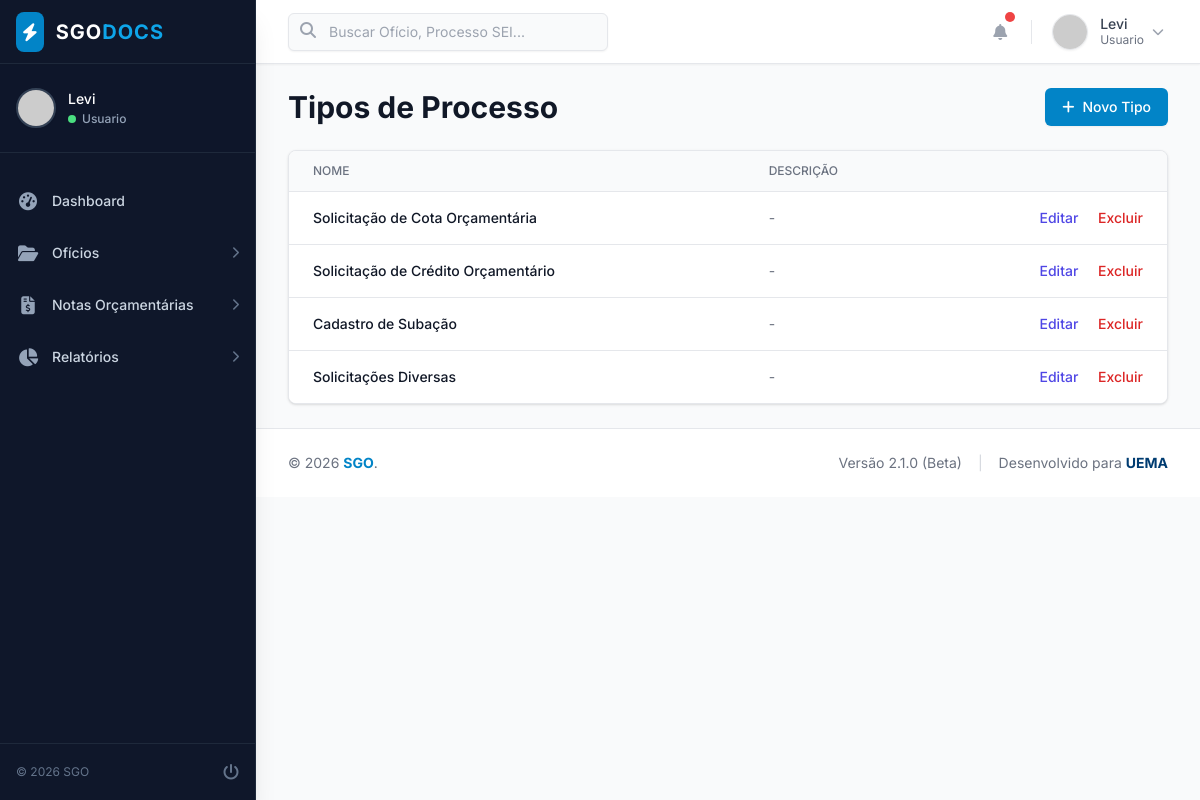
Screenshot of /admin/tipos (signed in) with the database file from the repository.
### app/models.py (models this page shows, shortened)
class User(UserMixin, db.Model):
    __tablename__ = 'users'
    id = db.Column(db.Integer, primary_key=True)
    nome = db.Column(db.String(100), nullable=False)
    email = db.Column(db.String(120), unique=True, nullable=False, index=True)
    password_hash = db.Column(db.String(256), nullable=False)
    perfil = db.Column(db.String(20), default='Usuario', nullable=False)
    ativo = db.Column(db.Boolean, default=True)
    created_at = db.Column(db.DateTime, default=datetime.datetime.now)
    updated_at = db.Column(db.DateTime, onupdate=datetime.datetime.now)
    oficios_criados = db.relationship('Oficio', backref='criador', lazy=True)
    setores_permitidos = db.relationship('Setor', secondary=usuario_setor, backref=db.backref('usuarios_vinculados', lazy='dynamic'))
    @property
    def password(self):
        """Impede a leitura direta da senha."""
        raise AttributeError('A senha não é um atributo legível!')

class TipoProcesso(db.Model):
    __tablename__ = 'tipos_processo'
    id = db.Column(db.Integer, primary_key=True)
    nome = db.Column(db.String(100), nullable=False, unique=True)
    descricao = db.Column(db.String(255), nullable=True)
    oficios = db.relationship('Oficio', backref='tipo_processo', lazy=True)

### app/routes.py (the view)
@bp_admin.route('/tipos')
@login_required
def tipos_list():
    tipos = TipoProcesso.query.all()
    return render_template('admin/tipos_list.html', tipos=tipos)

### app/models.py (called while the page is built)
    def tempo_atras(self):
        diff = datetime.datetime.now() - self.created_at
        segundos = diff.total_seconds()
        if segundos < 60:
            return "Agora mesmo"
        elif segundos < 3600:
            minutos = int(segundos / 60)
            return f"Há {minutos} min"
        elif segundos < 86400:
            horas = int(segundos / 3600)
            return f"Há {horas} h"
        else:
            dias = int(segundos / 86400)
            return f"Há {dias} dias"

### app/routes.py (called while the page is built)
@bp_main.app_context_processor
def inject_globals():
    config = Configuracao.query.first()
    if not config:
        config = Configuracao(
            nome_sistema='SGO',
            sigla_orgao='UEMA',
            logo_url='https://upload.wikimedia.org/wikipedia/commons/2/20/Bras%C3%A3o_UEMA.png'
        )
    try:
        notificacoes = Notificacao.query.order_by(Notificacao.created_at.desc()).limit(5).all()
        novas_count = len(notificacoes)
    except:
        notificacoes = []
        novas_count = 0
    return dict(
        config_sistema=config,
        current_year=datetime.now().year,
        notificacoes_nav=notificacoes,
        notificacoes_count=novas_count
    )

### app/templates/admin/tipos_list.html (shortened to what this page needs)
{% extends "base/base.html" %}
{% block content %}
<div class="max-w-5xl mx-auto">
    <div class="md:flex md:items-center md:justify-between mb-6">
        <div class="flex-1 min-w-0">
            <h2 class="text-2xl font-bold leading-7 text-gray-900 sm:text-3xl sm:truncate">Tipos de Processo</h2>
        </div>
        <div class="mt-4 flex md:mt-0 md:ml-4">
            <a href="{{ url_for('admin.tipo_create') }}" class="ml-3 inline-flex items-center px-4 py-2 border border-transparent rounded-md shadow-sm text-sm font-medium text-white bg-brand-600 hover:bg-brand-700">
                <i class="fas fa-plus mr-2"></i> Novo Tipo
            </a>
        </div>
    </div>
    <div class="bg-white shadow overflow-hidden sm:rounded-lg border border-gray-200">
        <table class="min-w-full divide-y divide-gray-200">
            <thead class="bg-gray-50">
                <tr>
                    <th class="px-6 py-3 text-left text-xs font-medium text-gray-500 uppercase">Nome</th>
                    <th class="px-6 py-3 text-left text-xs font-medium text-gray-500 uppercase">Descrição</th>
                    <th class="relative px-6 py-3"><span class="sr-only">Ações</span></th>
                </tr>
            </thead>
            <tbody class="bg-white divide-y divide-gray-200">
                {% for tipo in tipos %}
                <tr class="hover:bg-gray-50">
                    <td class="px-6 py-4 whitespace-nowrap text-sm font-medium text-gray-900">{{ tipo.nome }}</td>
                    <td class="px-6 py-4 text-sm text-gray-500">{{ tipo.descricao or '-' }}</td>
                    <td class="px-6 py-4 whitespace-nowrap text-right text-sm font-medium">
                        <a href="{{ url_for('admin.tipo_edit', id=tipo.id) }}" class="text-indigo-600 hover:text-indigo-900 mr-4">Editar</a>
                        <form action="{{ url_for('admin.tipo_delete', id=tipo.id) }}" method="POST" onsubmit="return confirm('Excluir este tipo?');" class="inline">
                            <button type="submit" class="text-red-600 hover:text-red-900 bg-transparent border-0 p-0 cursor-pointer">Excluir</button>
                        </form>
                    </td>
                </tr>
                {% else %}
                <tr><td colspan="3" class="px-6 py-4 text-center text-gray-500">Nenhum tipo cadastrado.</td></tr>
                {% endfor %}
            </tbody>
        </table>
    </div>
</div>
{% endblock %}

### app/templates/base/sidebar.html (shortened to what this page needs)
<div class="flex flex-col h-full bg-slate-900 border-r border-slate-800">
    <div class="flex items-center justify-between h-16 flex-shrink-0 px-4 bg-slate-900 border-b border-slate-800 shadow-sm">
        <a href="{{ url_for('main.index') }}" class="flex items-center group">
            <div class="bg-brand-600 rounded-lg p-1.5 mr-3 group-hover:bg-brand-500 transition-colors">
                <i class="fas fa-bolt text-white text-lg"></i>
            </div>
            <span class="text-white font-bold text-xl tracking-wider font-sans">
                SGO<span class="text-brand-500">DOCS</span>
            </span>
        </a>
    </div>
    {% if current_user.is_authenticated %}
    <div class="px-4 py-6 border-b border-slate-800 bg-slate-900/50">
        <div class="flex items-center">
            <div class="flex-shrink-0">
                <img class="h-10 w-10 rounded-full border-2 border-slate-700 shadow-sm"
                     src="https://ui-avatars.com/api/?name={{ current_user.nome }}&background=0ea5e9&color=fff&bold=true"
                     alt="Avatar">
            </div>
            <div class="ml-3 overflow-hidden">
                <p class="text-sm font-medium text-white truncate max-w-[140px]" title="{{ current_user.nome }}">
                    {{ current_user.nome.split()[0] }}
                </p>
                <div class="flex items-center mt-0.5">
                    <span class="block h-2 w-2 rounded-full bg-green-400 mr-1.5 ring-1 ring-slate-900"></span>
                    <p class="text-xs font-medium text-slate-400 truncate">
                        {{ current_user.perfil }}
                    </p>
                </div>
            </div>
        </div>
    </div>
    {% endif %}
    <nav class="flex-1 px-2 py-6 space-y-1 overflow-y-auto scrollbar-thin scrollbar-thumb-slate-700 scrollbar-track-transparent">
        <a href="{{ url_for('main.index') }}"
           class="group flex items-center px-2 py-2.5 text-sm font-medium rounded-md transition-all duration-200
           {% if request.endpoint and request.endpoint == 'main.index' %}
             bg-brand-600 text-white shadow-lg shadow-brand-900/50
           {% else %}
             text-slate-300 hover:bg-slate-800 hover:text-white
           {% endif %}">
            <i class="fas fa-tachometer-alt mr-3 w-6 text-center text-lg
                {% if request.endpoint and request.endpoint == 'main.index' %} text-white {% else %} text-slate-400 group-hover:text-white {% endif %}">
            </i>
            Dashboard
        </a>
        <div x-data="{ expanded: {{ 'true' if request.endpoint and 'oficios' in request.endpoint else 'false' }} }" class="space-y-1">
            <button @click="expanded = !expanded"
                    type="button"
                    class="w-full group flex items-center justify-between px-2 py-2.5 text-sm font-medium rounded-md transition-colors text-slate-300 hover:bg-slate-800 hover:text-white focus:outline-none">
                <div class="flex items-center">
                    <i class="fas fa-folder-open mr-3 w-6 text-center text-lg text-slate-400 group-hover:text-white transition-colors"></i>
                    Ofícios
                </div>
                <i class="fas fa-chevron-right text-xs text-slate-500 transition-transform duration-200"
                    :class="expanded ? 'rotate-90 text-white' : ''"></i>
            </button>
        </div>
        <div x-data="{ expanded: {{ 'true' if request.endpoint and 'notas' in request.endpoint else 'false' }} }" class="space-y-1">
            <button @click="expanded = !expanded"
                    type="button"
                    class="w-full group flex items-center justify-between px-2 py-2.5 text-sm font-medium rounded-md transition-colors text-slate-300 hover:bg-slate-800 hover:text-white focus:outline-none">
                <div class="flex items-center">
                    <i class="fas fa-file-invoice-dollar mr-3 w-6 text-center text-lg text-slate-400 group-hover:text-white transition-colors"></i>
                    Notas Orçamentárias
                </div>
                <i class="fas fa-chevron-right text-xs text-slate-500 transition-transform duration-200"
                    :class="expanded ? 'rotate-90 text-white' : ''"></i>
            </button>
        </div>
        <div x-data="{ expanded: {{ 'true' if request.endpoint and 'relatorios' in request.endpoint else 'false' }} }" class="space-y-1">
            <button @click="expanded = !expanded"
                    type="button"
                    class="w-full group flex items-center justify-between px-2 py-2.5 text-sm font-medium rounded-md transition-colors text-slate-300 hover:bg-slate-800 hover:text-white focus:outline-none">
                <div class="flex items-center">
                    <i class="fas fa-chart-pie mr-3 w-6 text-center text-lg text-slate-400 group-hover:text-white transition-colors"></i>
                    Relatórios
                </div>
                <i class="fas fa-chevron-right text-xs text-slate-500 transition-transform duration-200"
                    :class="expanded ? 'rotate-90 text-white' : ''"></i>
            </button>
        </div>
    </nav>
    <div class="bg-slate-900 border-t border-slate-800 p-4">
        <div class="flex items-center justify-between">
            <span class="text-xs text-slate-500">© 2026 SGO</span>
            <a href="{{ url_for('auth.logout') }}" class="text-slate-500 hover:text-red-400 transition-colors" title="Sair">
                <i class="fas fa-power-off"></i>
            </a>
        </div>
    </div>
</div>

### app/templates/base/navbar.html (shortened to what this page needs)
<nav class="flex-1 flex justify-between h-full bg-white items-center">
    <div class="flex-1 flex justify-center lg:justify-start min-w-0">
        <div class="w-full max-w-lg lg:max-w-xs flex items-center">
            <form class="w-full" action="{{ url_for('oficios.list') }}" method="GET">
                <div class="relative text-gray-400 focus-within:text-brand-600">
                    <div class="pointer-events-none absolute inset-y-0 left-0 pl-3 flex items-center">
                    </div>
                    <input id="search" name="search"
                        class="block w-full bg-gray-50 py-2 pl-9 sm:pl-10 pr-3 border border-gray-200 rounded-md leading-5 text-gray-900 placeholder-gray-400 focus:outline-none focus:ring-2 focus:ring-offset-2 focus:ring-brand-500 focus:border-brand-500 text-xs sm:text-sm shadow-sm transition duration-150 ease-in-out"
                        placeholder="Buscar Ofício, Processo SEI..."
                        type="search">
                </div>
            </form>
        </div>
    </div>
    <div class="ml-2 sm:ml-4 flex items-center space-x-2 sm:space-x-4">
        <div class="relative" x-data="{ open: false }">
            <button @click="open = !open" @click.outside="open = false"
                class="bg-white p-1.5 sm:p-2 rounded-full text-gray-400 hover:text-gray-600 hover:bg-gray-100 focus:outline-none focus:ring-2 focus:ring-offset-2 focus:ring-brand-500 relative transition-colors duration-200">
                <i class="fas fa-bell sm:fa-lg"></i>
                {% if notificacoes_count > 0 %}
                <span class="absolute top-1 right-1 sm:top-0 sm:right-0 block h-2 w-2 sm:h-2.5 sm:w-2.5 rounded-full ring-2 ring-white bg-red-500 animate-pulse"></span>
                {% endif %}
            </button>
        </div>
        <div class="relative" x-data="{ open: false }">
            <button @click="open = !open" @click.outside="open = false"
                class="max-w-xs bg-white flex items-center text-sm rounded-full focus:outline-none focus:ring-2 focus:ring-offset-2 focus:ring-brand-500 p-1 sm:hover:bg-gray-100 transition-colors duration-200">
                {% if current_user.is_authenticated %}
                <img class="h-8 w-8 sm:h-9 sm:w-9 rounded-full object-cover border border-gray-200 shadow-sm"
                    src="https://ui-avatars.com/api/?name={{ current_user.nome }}&background=0ea5e9&color=fff&bold=true&font-size=0.5"
                    alt="{{ current_user.nome }}">
                <div class="hidden ml-3 lg:block text-left">
                    <p class="text-sm font-medium text-gray-700 leading-tight">{{ current_user.nome.split()[0] }}</p>
                    <p class="text-xs text-gray-500">{{ current_user.perfil }}</p>
                </div>
                <i class="fas fa-chevron-down ml-2 text-xs text-gray-400 hidden lg:block transition-transform duration-200" :class="{'rotate-180': open}"></i>
                {% else %}
                <div class="h-8 w-8 sm:h-9 sm:w-9 rounded-full bg-gray-200 flex items-center justify-center">
                    <i class="fas fa-user text-gray-400"></i>
                </div>
                <span class="hidden ml-3 text-gray-700 text-sm font-medium lg:block">Visitante</span>
                {% endif %}
            </button>
        </div>
    </div>
</nav>

### rows the page displays
User: nome "Levi", perfil "Usuario"
TipoProcesso: nome "Solicitação de Cota Orçamentária", descricao "-"
TipoProcesso: nome "Solicitação de Crédito Orçamentário", descricao "-"
TipoProcesso: nome "Cadastro de Subação", descricao "-"
TipoProcesso: nome "Solicitações Diversas", descricao "-"
